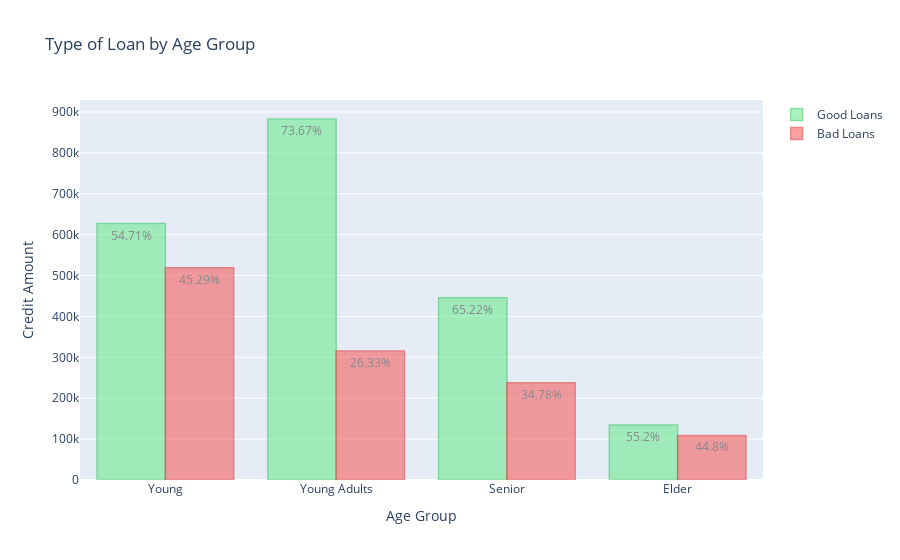

Notebook code cell kept with this figure:
### Code cell
# Lets find loans by age group and by the level of risk and plot them in a bar chart.

# Age Group Segments
young_good = df['Credit amount'].loc[(df['Age_Group'] == 'Young') & (df['Risk'] == 'good')].sum()
young_bad = df['Credit amount'].loc[(df['Age_Group'] == 'Young') & (df['Risk'] == 'bad')].sum()
young_adult_good = df['Credit amount'].loc[(df['Age_Group'] == 'Young Adults') & (df['Risk'] == 'good')].sum()
young_adult_bad = df['Credit amount'].loc[(df['Age_Group'] == 'Young Adults') & (df['Risk'] == 'bad')].sum()
senior_good = df['Credit amount'].loc[(df['Age_Group'] == 'Senior') & (df['Risk'] == 'good')].sum()
senior_bad = df['Credit amount'].loc[(df['Age_Group'] == 'Senior') & (df['Risk'] == 'bad')].sum()
elder_good = df['Credit amount'].loc[(df['Age_Group'] == 'Elder') & (df['Risk'] == 'good')].sum()
elder_bad = df['Credit amount'].loc[(df['Age_Group'] == 'Elder') & (df['Risk'] == 'bad')].sum()

# Percents
young_good_p = young_good/(young_good + young_bad) * 100
young_bad_p = young_bad/(young_good + young_bad) * 100
young_adult_good_p = young_adult_good/(young_adult_good + young_adult_bad) * 100
young_adult_bad_p = young_adult_bad/(young_adult_good + young_adult_bad) * 100
senior_good_p = senior_good/(senior_good + senior_bad) * 100
senior_bad_p =  senior_bad/(senior_good + senior_bad) * 100
elder_good_p = elder_good/(elder_good + elder_bad) * 100
elder_bad_p = elder_bad/(elder_good + elder_bad) * 100

# Round Percents
young_good_p = str(round(young_good_p, 2))
young_bad_p = str(round(young_bad_p, 2))
young_adult_good_p = str(round(young_adult_good_p, 2))
young_adult_bad_p = str(round(young_adult_bad_p, 2))
senior_good_p = str(round(senior_good_p, 2))
senior_bad_p = str(round(senior_bad_p, 2))
elder_good_p = str(round(elder_good_p, 2))
elder_bad_p = str(round(elder_bad_p, 2))



x = ["Young", "Young Adults", "Senior", "Elder"]

good_loans = go.Bar(
    x=x,
    y=[young_good, young_adult_good, senior_good, elder_good],
    name="Good Loans",
    text=[young_good_p + '%', young_adult_good_p + '%', senior_good_p + '%', elder_good_p + '%'],
    textposition = 'auto',
    marker=dict(
        color='rgb(111, 235, 146)',
        line=dict(
            color='rgb(60, 199, 100)',
            width=1.5),
        ),
    opacity=0.6
)

bad_loans =  go.Bar(
    x=x,
    y=[young_bad, young_adult_bad, senior_bad, elder_bad],
    name="Bad Loans",
    text=[young_bad_p + '%', young_adult_bad_p + '%', senior_bad_p + '%', elder_bad_p + '%'],
    textposition = 'auto',
    marker=dict(
        color='rgb(247, 98, 98)',
        line=dict(
            color='rgb(225, 56, 56)',
            width=1.5),
        ),
    opacity=0.6
)

data = [good_loans, bad_loans]

layout = dict(
    title="Type of Loan by Age Group", 
    xaxis = dict(title="Age Group"),
    yaxis= dict(title="Credit Amount")
)

fig = dict(data=data, layout=layout)

iplot(fig, filename='grouped-bar-direct-labels')

### Figure 1 — Plotly figure (JSON) as saved in the notebook; plotly's stock layout.template omitted (floating-point values rounded to 4 significant figures)
{"data": [{"marker": {"color": "rgb(111, 235, 146)", "line": {"color": "rgb(60, 199, 100)", "width": 1.5}}, "name": "Good Loans", "opacity": 0.6, "text": ["54.71%", "73.67%", "65.22%", "55.2%"], "textposition": "auto", "type": "bar", "x": ["Young", "Young Adults", "Senior", "Elder"], "y": [626955, 882725, 445690, 134450]}, {"marker": {"color": "rgb(247, 98, 98)", "line": {"color": "rgb(225, 56, 56)", "width": 1.5}}, "name": "Bad Loans", "opacity": 0.6, "text": ["45.29%", "26.33%", "34.78%", "44.8%"], "textposition": "auto", "type": "bar", "x": ["Young", "Young Adults", "Senior", "Elder"], "y": [519060, 315569, 237698, 109111]}], "layout": {"title": {"text": "Type of Loan by Age Group"}, "xaxis": {"title": {"text": "Age Group"}}, "yaxis": {"title": {"text": "Credit Amount"}}}}
